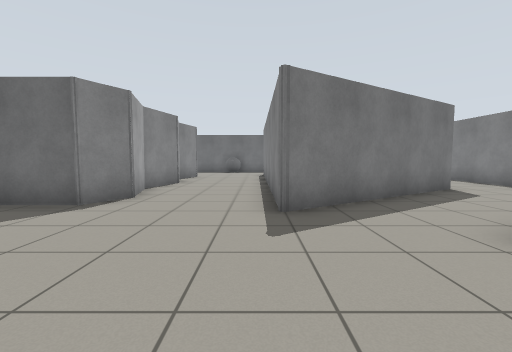
[1] (above)

24 first-person views from a walk through a world built for the Gazebo simulator. The camera is 0.94 m above the floor, tilts 4° down and sees 90° across. The floor is counted in squares, 1 m on a side. Each view is taken from the middle of a square. On the plan, view 1 faces up. The plan holds only what a view shows up to about 10 squares ahead; the rest is blank.

[2]
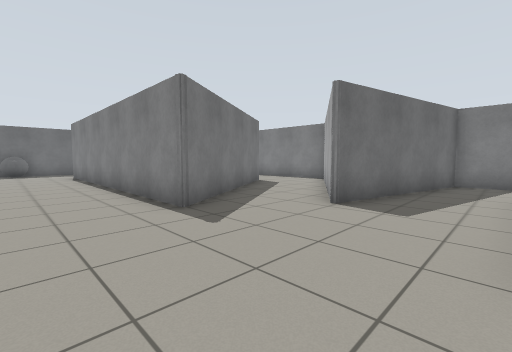

[3]
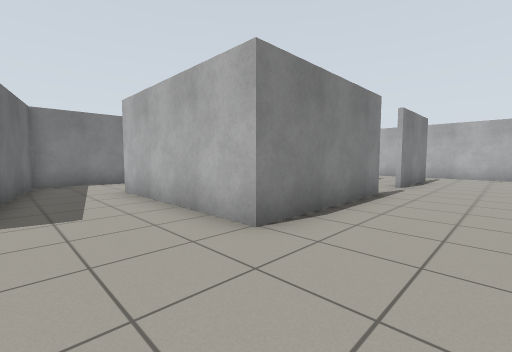

[4]
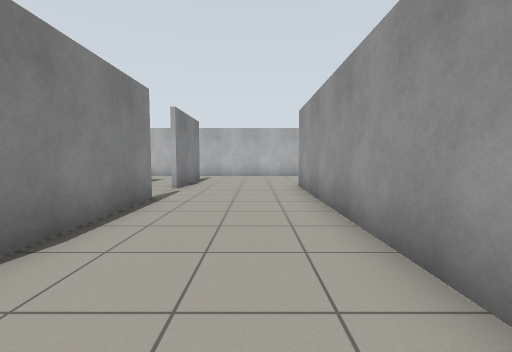

[5]
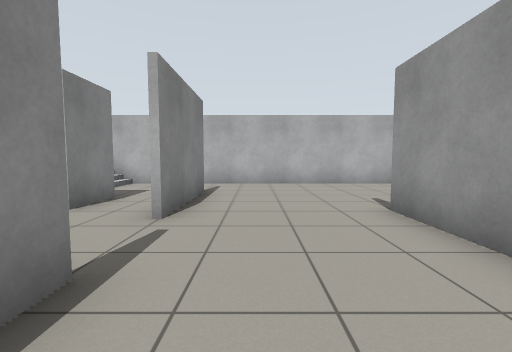

[6]
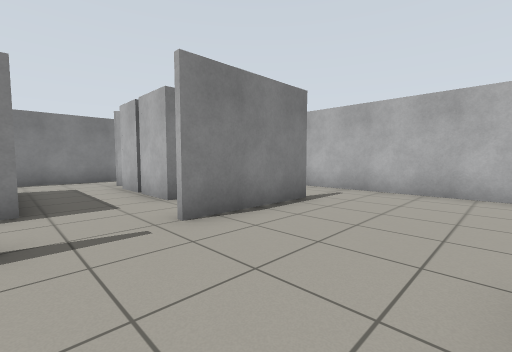

[7]
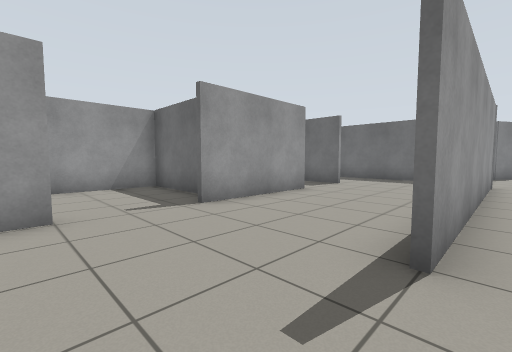

[8]
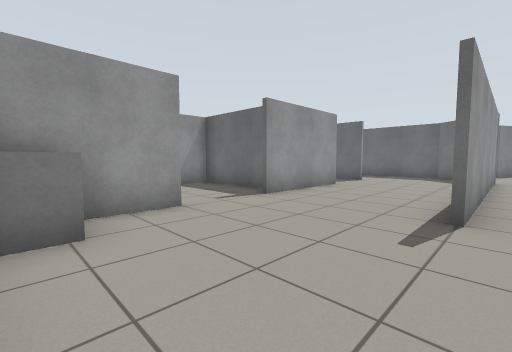

[9]
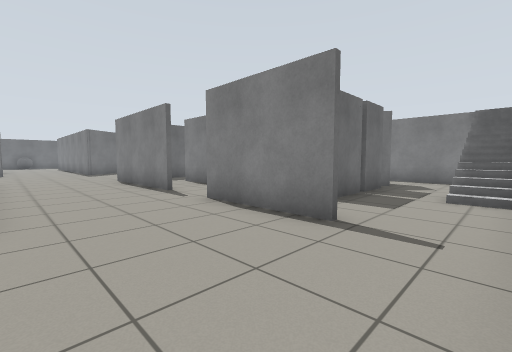

[10]
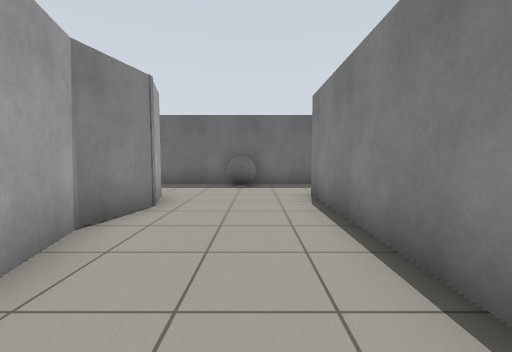

[11]
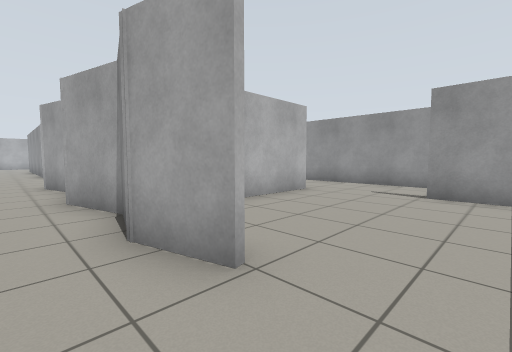

[12]
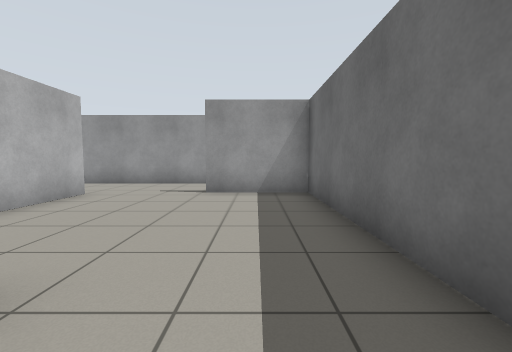

[13]
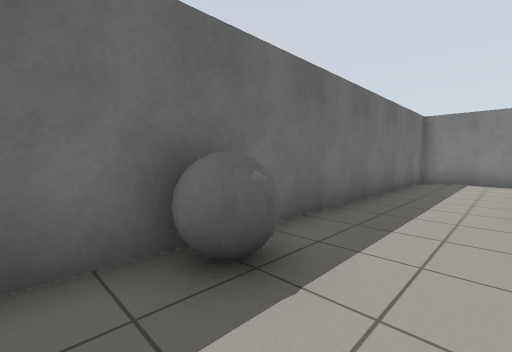

[14]
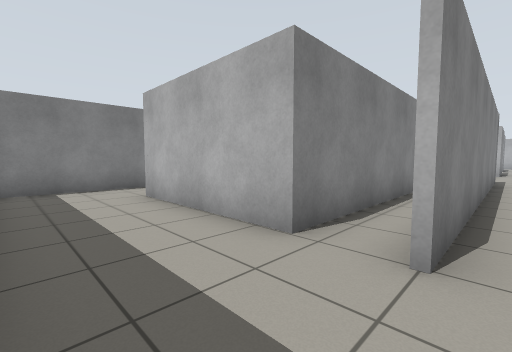

[15]
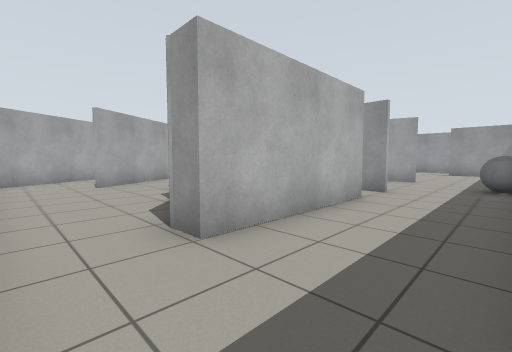

[16]
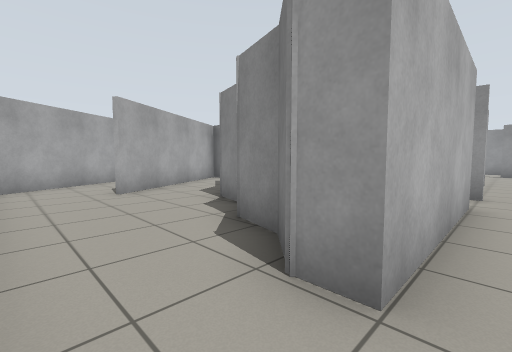

[17]
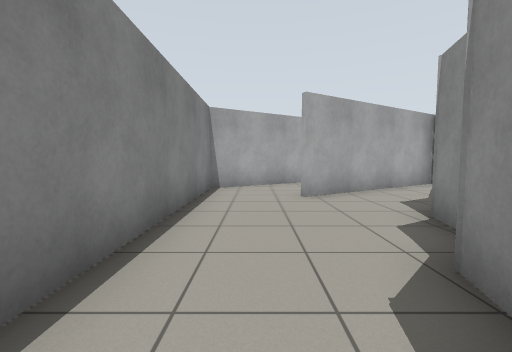

[18]
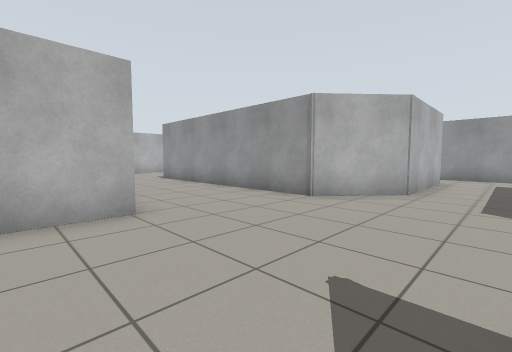

[19]
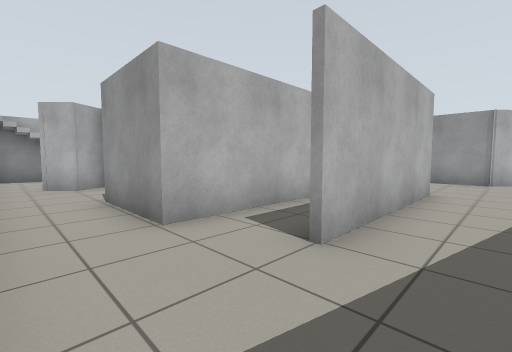

[20]
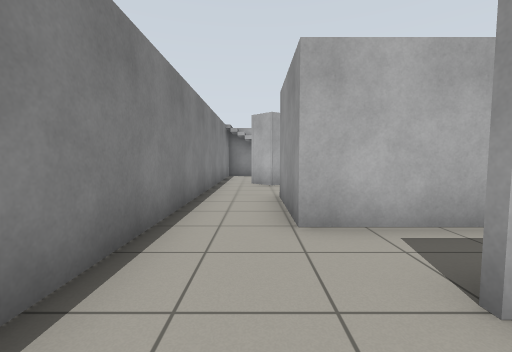

[21]
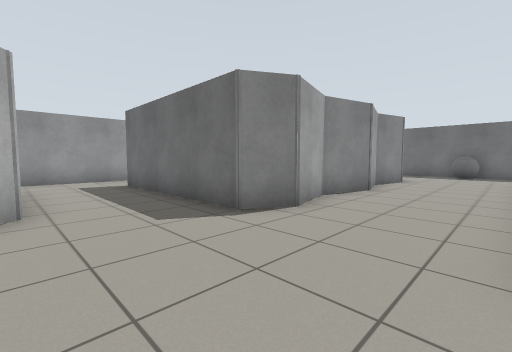

[22]
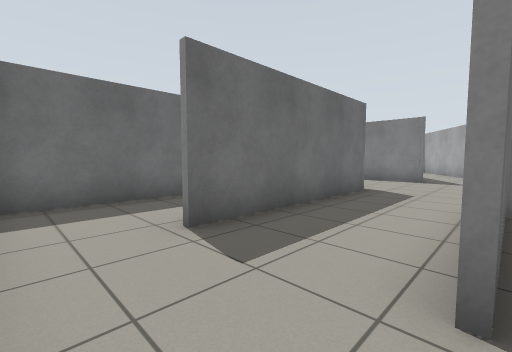

[23]
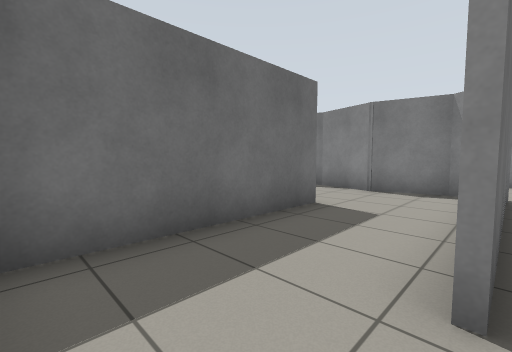

[24]
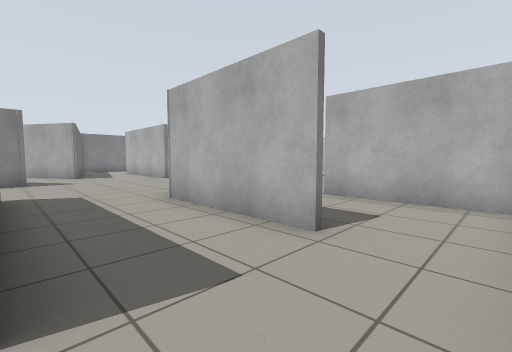

### Floor plan
Ten units are one square. View 1 is at (0, 0); x grows to the right and y downward. Boxes are objects, and circles mark ways between rooms. Rooms are numbered by the first view taken in them; rooms with no view inside come last. Other rooms are left out.
<svg viewBox="-119 -180 209 310">
<path fill="none" stroke="#000" d="M4 50 4 4 56 4M26 24 64 24 64 53M24 53 24 31M-54 -20 -74 -20M-76 33 -76 71M42 76 55 76M24 91 24 76 40 76M21 -54 4 -44 4 -146M4 103 4 69M56 83 65 78M-94 -22 -53 -22 -34 -5 -34 76M-76 95 -76 120M84 74 84 -13 27 -26 38 -32M-61 124 6 124M-114 -49 -114 -24M-34 -144 -30 -130 -34 -114 -29 -96 -34 -79 -29 -61 -35 -50 -92 -50M-88 -115 -61 -115M19 -145 64 -145M-114 -142 -114 -96M84 -145 84 -174 -90 -174 -90 -146M60 -78 41 -67M44 -108 42 -100M64 -145 64 -138 56 -130 53 -118M57 -44 84 -61 84 -145M-111 10 -75 10M-74 -20 -94 -20M-62 -79 -111 -79M-31 -60 -36 -79 -31 -97M55 91 42 91M40 91 24 91M70 124 81 124M84 109 84 74M65 78 72 85M6 124 43 124M41 -67 21 -54M38 -32 57 -44"/>
<rect x="-75" y="115" width="10" height="10" fill="#bbb"><title>grey box</title></rect>
<rect x="-25" y="-175" width="20" height="10" fill="#bbb"><title>grey ball</title></rect>
<rect x="75" y="115" width="10" height="10" fill="#bbb"><title>stairs</title></rect>
<circle cx="-15" cy="-150" r="3" fill="#2a7"/>
<circle cx="-105" cy="-20" r="3" fill="#2a7"/>
<circle cx="-85" cy="-5" r="3" fill="#2a7"/>
<circle cx="-105" cy="-50" r="3" fill="#2a7"/>
<circle cx="0" cy="115" r="3" fill="#2a7"/>
<circle cx="15" cy="85" r="3" fill="#2a7"/>
<circle cx="80" cy="70" r="3" fill="#2a7"/>
<circle cx="30" cy="-40" r="3" fill="#2a7"/>
<circle cx="75" cy="-150" r="3" fill="#2a7"/>
<circle cx="50" cy="-50" r="3" fill="#2a7"/>
<text x="-10" y="20">1</text>
<text x="-40" y="-140">2</text>
<text x="70" y="-100">3</text>
<text x="-100" y="-10">4</text>
<text x="-70" y="-70">5</text>
<text x="50" y="110">6</text>
<text x="40" y="-50">7</text>
</svg>
Room 1 opens to room 2. Room 1 opens to room 4. Room 1 opens to room 5. Room 1 opens to room 6. Room 1 opens to room 7. Room 2 opens to room 3. Room 3 opens to room 7.

Where each view was taken, in squares from view 1:
view 1: 0 up, 0 right, facing up
view 2: 0 up, 2 left, facing up-right
view 3: 2 up, 2 left, facing down-right
view 4: 1 up, 2 left, facing down
view 5: 3 down, 1 left, facing down
view 6: 5 down, 3 left, facing down-right
view 7: 10 down, 3 left, facing up-left
view 8: 12 down, 3 left, facing up-left
view 9: 12 down, 3 left, facing up-right
view 10: 8 up, 1 left, facing up
view 11: 16 up, 2 left, facing down-left
view 12: 16 up, 2 left, facing left
view 13: 15 up, 3 left, facing up-right
view 14: 17 up, 0 right, facing down-right
view 15: 17 up, 8 right, facing down-left
view 16: 15 up, 8 right, facing down-left
view 17: 14 up, 7 right, facing down
view 18: 4 up, 2 right, facing down-left
view 19: 1 up, 8 right, facing down-left
view 20: 1 up, 7 right, facing down
view 21: 2 up, 0 right, facing up-left
view 22: 2 up, 11 left, facing up-right
view 23: 5 up, 11 left, facing up-right
view 24: 5 up, 11 left, facing down-right
